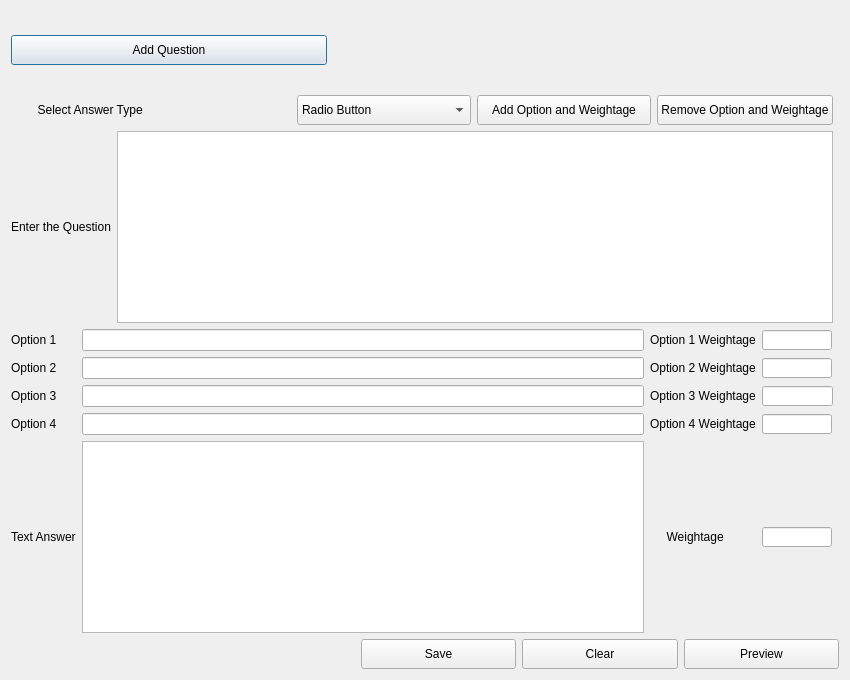
<?xml version="1.0" encoding="UTF-8"?>
<ui version="4.0">
 <class>DisplayQA</class>
 <widget class="QDialog" name="DisplayQA">
  <property name="geometry">
   <rect>
    <x>0</x>
    <y>0</y>
    <width>850</width>
    <height>680</height>
   </rect>
  </property>
  <property name="minimumSize">
   <size>
    <width>850</width>
    <height>680</height>
   </size>
  </property>
  <property name="windowTitle">
   <string>Dialog</string>
  </property>
  <layout class="QGridLayout" name="gridLayout_3">
   <item row="0" column="0">
    <layout class="QGridLayout" name="gridLayout_Q">
     <item row="0" column="0">
      <widget class="QPushButton" name="pbtnAddQtn">
       <property name="sizePolicy">
        <sizepolicy hsizetype="Expanding" vsizetype="Fixed">
         <horstretch>0</horstretch>
         <verstretch>0</verstretch>
        </sizepolicy>
       </property>
       <property name="minimumSize">
        <size>
         <width>150</width>
         <height>30</height>
        </size>
       </property>
       <property name="text">
        <string>Add Question</string>
       </property>
      </widget>
     </item>
     <item row="0" column="1">
      <widget class="QLabel" name="lblImage">
       <property name="sizePolicy">
        <sizepolicy hsizetype="Expanding" vsizetype="Expanding">
         <horstretch>0</horstretch>
         <verstretch>0</verstretch>
        </sizepolicy>
       </property>
       <property name="minimumSize">
        <size>
         <width>500</width>
         <height>0</height>
        </size>
       </property>
       <property name="text">
        <string/>
       </property>
      </widget>
     </item>
    </layout>
   </item>
   <item row="1" column="0">
    <layout class="QGridLayout" name="gridLayout">
     <item row="0" column="2">
      <widget class="QComboBox" name="cBoxOptionType">
       <property name="minimumSize">
        <size>
         <width>150</width>
         <height>30</height>
        </size>
       </property>
       <item>
        <property name="text">
         <string>Radio Button</string>
        </property>
       </item>
       <item>
        <property name="text">
         <string>Check Box</string>
        </property>
       </item>
       <item>
        <property name="text">
         <string>Text Box</string>
        </property>
       </item>
      </widget>
     </item>
     <item row="0" column="3">
      <widget class="QPushButton" name="pbtnAddOptionAndWeightage">
       <property name="minimumSize">
        <size>
         <width>150</width>
         <height>30</height>
        </size>
       </property>
       <property name="text">
        <string>Add Option and Weightage</string>
       </property>
      </widget>
     </item>
     <item row="0" column="0" colspan="2">
      <widget class="QLabel" name="lblOptType">
       <property name="minimumSize">
        <size>
         <width>150</width>
         <height>0</height>
        </size>
       </property>
       <property name="text">
        <string>        Select Answer Type</string>
       </property>
      </widget>
     </item>
     <item row="1" column="1" colspan="4">
      <widget class="QTextEdit" name="txteditQtn">
       <property name="minimumSize">
        <size>
         <width>500</width>
         <height>150</height>
        </size>
       </property>
      </widget>
     </item>
     <item row="1" column="0">
      <widget class="QLabel" name="lblTxtQ">
       <property name="sizePolicy">
        <sizepolicy hsizetype="Fixed" vsizetype="Preferred">
         <horstretch>0</horstretch>
         <verstretch>0</verstretch>
        </sizepolicy>
       </property>
       <property name="minimumSize">
        <size>
         <width>40</width>
         <height>0</height>
        </size>
       </property>
       <property name="text">
        <string>Enter the Question</string>
       </property>
      </widget>
     </item>
     <item row="0" column="4">
      <widget class="QPushButton" name="pbtnRemoveOpt">
       <property name="minimumSize">
        <size>
         <width>150</width>
         <height>30</height>
        </size>
       </property>
       <property name="text">
        <string>Remove Option and Weightage</string>
       </property>
      </widget>
     </item>
    </layout>
   </item>
   <item row="2" column="0">
    <layout class="QGridLayout" name="gridLayout_2">
     <item row="0" column="0">
      <widget class="QLabel" name="lblOpt1">
       <property name="minimumSize">
        <size>
         <width>40</width>
         <height>15</height>
        </size>
       </property>
       <property name="text">
        <string>Option 1</string>
       </property>
      </widget>
     </item>
     <item row="1" column="3">
      <widget class="QLineEdit" name="leditOpt2Weight">
       <property name="minimumSize">
        <size>
         <width>50</width>
         <height>20</height>
        </size>
       </property>
       <property name="maximumSize">
        <size>
         <width>70</width>
         <height>20</height>
        </size>
       </property>
       <property name="maxLength">
        <number>3</number>
       </property>
      </widget>
     </item>
     <item row="0" column="2">
      <widget class="QLabel" name="lblOpt1Weight">
       <property name="minimumSize">
        <size>
         <width>40</width>
         <height>15</height>
        </size>
       </property>
       <property name="text">
        <string>Option 1 Weightage</string>
       </property>
      </widget>
     </item>
     <item row="0" column="3">
      <widget class="QLineEdit" name="leditOpt1Weight">
       <property name="minimumSize">
        <size>
         <width>50</width>
         <height>20</height>
        </size>
       </property>
       <property name="maximumSize">
        <size>
         <width>70</width>
         <height>20</height>
        </size>
       </property>
       <property name="maxLength">
        <number>3</number>
       </property>
      </widget>
     </item>
     <item row="1" column="2">
      <widget class="QLabel" name="lblOpt2Weight">
       <property name="minimumSize">
        <size>
         <width>40</width>
         <height>15</height>
        </size>
       </property>
       <property name="text">
        <string>Option 2 Weightage</string>
       </property>
      </widget>
     </item>
     <item row="2" column="0">
      <widget class="QLabel" name="lblOpt3">
       <property name="minimumSize">
        <size>
         <width>40</width>
         <height>15</height>
        </size>
       </property>
       <property name="text">
        <string>Option 3</string>
       </property>
      </widget>
     </item>
     <item row="1" column="1">
      <widget class="QLineEdit" name="leditOpt2">
       <property name="minimumSize">
        <size>
         <width>150</width>
         <height>20</height>
        </size>
       </property>
      </widget>
     </item>
     <item row="2" column="2">
      <widget class="QLabel" name="lblOpt3Weight">
       <property name="minimumSize">
        <size>
         <width>40</width>
         <height>15</height>
        </size>
       </property>
       <property name="text">
        <string>Option 3 Weightage</string>
       </property>
      </widget>
     </item>
     <item row="3" column="0">
      <widget class="QLabel" name="lblOpt4">
       <property name="minimumSize">
        <size>
         <width>40</width>
         <height>15</height>
        </size>
       </property>
       <property name="text">
        <string>Option 4</string>
       </property>
      </widget>
     </item>
     <item row="2" column="1">
      <widget class="QLineEdit" name="leditOpt3">
       <property name="minimumSize">
        <size>
         <width>150</width>
         <height>21</height>
        </size>
       </property>
      </widget>
     </item>
     <item row="1" column="0">
      <widget class="QLabel" name="lblOpt2">
       <property name="minimumSize">
        <size>
         <width>40</width>
         <height>15</height>
        </size>
       </property>
       <property name="text">
        <string>Option 2</string>
       </property>
      </widget>
     </item>
     <item row="3" column="1">
      <widget class="QLineEdit" name="leditOpt4">
       <property name="minimumSize">
        <size>
         <width>150</width>
         <height>20</height>
        </size>
       </property>
      </widget>
     </item>
     <item row="0" column="1">
      <widget class="QLineEdit" name="leditOpt1">
       <property name="minimumSize">
        <size>
         <width>150</width>
         <height>20</height>
        </size>
       </property>
      </widget>
     </item>
     <item row="2" column="3">
      <widget class="QLineEdit" name="leditOpt3Weight">
       <property name="minimumSize">
        <size>
         <width>50</width>
         <height>20</height>
        </size>
       </property>
       <property name="maximumSize">
        <size>
         <width>71</width>
         <height>20</height>
        </size>
       </property>
       <property name="maxLength">
        <number>3</number>
       </property>
      </widget>
     </item>
     <item row="3" column="2">
      <widget class="QLabel" name="lblOpt4Weight">
       <property name="minimumSize">
        <size>
         <width>40</width>
         <height>15</height>
        </size>
       </property>
       <property name="text">
        <string>Option 4 Weightage</string>
       </property>
      </widget>
     </item>
     <item row="4" column="2">
      <widget class="QLabel" name="lblWeighatge">
       <property name="minimumSize">
        <size>
         <width>40</width>
         <height>15</height>
        </size>
       </property>
       <property name="text">
        <string>     Weightage</string>
       </property>
      </widget>
     </item>
     <item row="4" column="3">
      <widget class="QLineEdit" name="leditWeightage">
       <property name="maximumSize">
        <size>
         <width>70</width>
         <height>20</height>
        </size>
       </property>
       <property name="maxLength">
        <number>3</number>
       </property>
      </widget>
     </item>
     <item row="4" column="1">
      <widget class="QTextEdit" name="txteditAns">
       <property name="minimumSize">
        <size>
         <width>500</width>
         <height>150</height>
        </size>
       </property>
      </widget>
     </item>
     <item row="4" column="0">
      <widget class="QLabel" name="lblTxtAns">
       <property name="minimumSize">
        <size>
         <width>60</width>
         <height>0</height>
        </size>
       </property>
       <property name="text">
        <string>Text Answer</string>
       </property>
      </widget>
     </item>
     <item row="3" column="3">
      <widget class="QLineEdit" name="leditOpt4Weight">
       <property name="minimumSize">
        <size>
         <width>50</width>
         <height>20</height>
        </size>
       </property>
       <property name="maximumSize">
        <size>
         <width>70</width>
         <height>20</height>
        </size>
       </property>
       <property name="maxLength">
        <number>3</number>
       </property>
      </widget>
     </item>
    </layout>
   </item>
   <item row="3" column="0" colspan="2">
    <layout class="QGridLayout" name="gridLayout_save">
     <item row="0" column="0">
      <spacer name="horizontalSpacer_2">
       <property name="orientation">
        <enum>Qt::Horizontal</enum>
       </property>
       <property name="sizeType">
        <enum>QSizePolicy::Fixed</enum>
       </property>
       <property name="sizeHint" stdset="0">
        <size>
         <width>350</width>
         <height>28</height>
        </size>
       </property>
      </spacer>
     </item>
     <item row="0" column="1">
      <widget class="QPushButton" name="pbtnSaveQtn">
       <property name="minimumSize">
        <size>
         <width>150</width>
         <height>30</height>
        </size>
       </property>
       <property name="text">
        <string>Save</string>
       </property>
      </widget>
     </item>
     <item row="0" column="2">
      <widget class="QPushButton" name="pbtnClear">
       <property name="minimumSize">
        <size>
         <width>150</width>
         <height>30</height>
        </size>
       </property>
       <property name="text">
        <string>Clear</string>
       </property>
      </widget>
     </item>
     <item row="0" column="3">
      <widget class="QPushButton" name="pbtnPreview">
       <property name="minimumSize">
        <size>
         <width>150</width>
         <height>30</height>
        </size>
       </property>
       <property name="text">
        <string>Preview</string>
       </property>
      </widget>
     </item>
    </layout>
   </item>
  </layout>
 </widget>
 <resources/>
 <connections/>
</ui>
